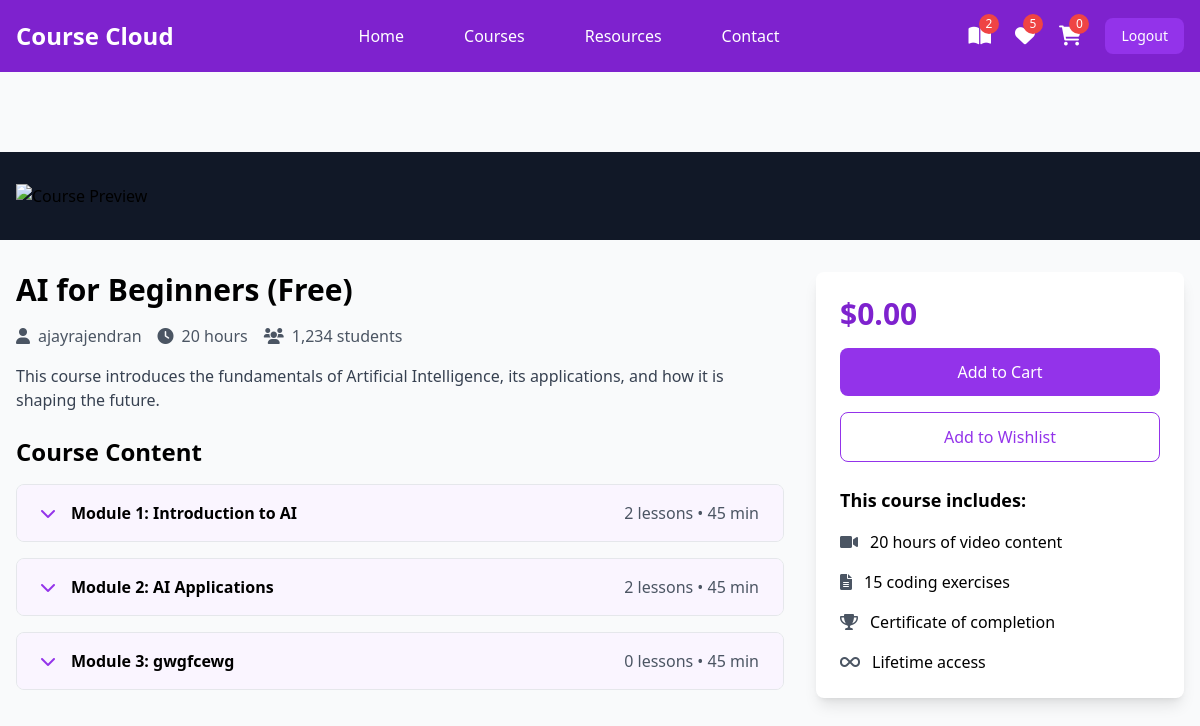
Page /student/courses/5/ (signed in) on the committed database.
### instructor/models.py (models this page shows, shortened)
class User(AbstractUser):
    ROLE_CHOICES =(
        ("instructor","Instructor"),
        ("student","Student")
    )
    role=models.CharField(max_length=20,choices=ROLE_CHOICES,default="student")

class Course(models.Model):
    title=models.CharField(max_length=200)
    description=models.TextField()
    price=models.DecimalField(decimal_places=2,max_digits=7)
    owner=models.ForeignKey(User,on_delete=models.SET_NULL,related_name="courses",null=True)
    is_free=models.BooleanField(default=False)
    picture=models.ImageField(upload_to="courseimages",null=True,blank=True,default="courseimages/default.png")
    thumbnail=EmbedVideoField()
    category_objects=models.ManyToManyField(Category)
    created_at=models.DateTimeField(auto_now_add=True)
    updated_at=models.DateTimeField(auto_now=True)

class Module(models.Model):
    title=models.CharField(max_length=200)
    course_object=models.ForeignKey(Course,on_delete=models.CASCADE,related_name="modules")
    order=models.PositiveIntegerField()

### student/views.py (the view)
# urls.py: path("courses/<int:pk>/",views.CourseDetailView.as_view(),name="course-detail"),
@method_decorator(signin_required,name="dispatch")
class CourseDetailView(View):
    def get(self,request,*args,**kwargs):
        id=kwargs.get("pk")
        course_instance=Course.objects.get(id=id)
        return render(request,"course_detail.html",{"course":course_instance})

### student/context_processors.py (called while the page is built)
def course_context(request):
    count=0
    if request.user.is_authenticated:
        orders=request.user.purchase.filter(is_paid=True)
        count=len([c for o in orders for c in o.course_objects.all()])
    return {"count":count}

### student/templates/course_detail.html (shortened to what this page needs)
{%extends 'base.html'%}
{%load embed_video_tags%}
{%block main_block%}
 <div class="pt-20">
    <div class="bg-gray-900 w-full">
        <div class="max-w-screen-xl mx-auto px-4 py-8">
            <div class="aspect-w-16 aspect-h-9">
                <img src="/api/placeholder/1200/675" alt="Course Preview" class="w-full max-h-[600px] object-cover">
            </div>
        </div>
    </div>
    <div class="max-w-screen-xl mx-auto px-4 py-8 grid grid-cols-1 lg:grid-cols-3 gap-8">
        <div class="lg:col-span-2">
            <h1 class="text-3xl font-bold mb-4">{{course.title}}</h1>
            <div class="flex items-center mb-4 text-gray-600">
                <span class="mr-4"><i class="fas fa-user mr-2"></i>{{course.owner}}</span>
                <span class="mr-4"><i class="fas fa-clock mr-2"></i>20 hours</span>
                <span><i class="fas fa-users mr-2"></i>1,234 students</span>
            </div>
            <p class="text-gray-700 mb-6">{{course.description}}</p>
            <div class="space-y-4">
                <h2 class="text-2xl font-bold mb-4">Course Content</h2>
                {%for module in course.modules.all%}
                <div class="border rounded-lg overflow-hidden">
                    <button class="w-full px-6 py-4 bg-purple-50 hover:bg-purple-100 flex items-center justify-between" onclick="toggleModule('module{{forloop.counter}}')">
                        <div class="flex items-center">
                            <i class="fas fa-chevron-down mr-4 text-purple-600"></i>
                            <span class="font-semibold">Module {{forloop.counter}}: {{module.title}}</span>
                        </div>
                        <span class="text-gray-600">{{module.lessons.all.count}} lessons • 45 min</span>
                    </button>
                </div>
                {%endfor%}
            </div>
        </div>
        <div class="lg:col-span-1">
            <div class="bg-white p-6 rounded-lg shadow-lg sticky top-24">
                <div class="text-3xl font-bold mb-4 text-purple-700">${{course.price}}</div>
                <a href="{%url 'add-to-cart' course.id%}">
                    <button class="w-full bg-purple-600 text-white py-3 rounded-lg mb-4 hover:bg-purple-700 transition duration-300">
                        Add to Cart
                    </button>
                </a>
                <button class="w-full border border-purple-600 text-purple-600 py-3 rounded-lg mb-6 hover:bg-purple-50 transition duration-300">
                    Add to Wishlist
                </button>
                <div class="space-y-4">
                    <h3 class="font-bold text-lg">This course includes:</h3>
                    <div class="flex items-center">
                        <i class="fas fa-video mr-3 text-gray-600"></i>
                        <span>20 hours of video content</span>
                    </div>
                    <div class="flex items-center">
                        <i class="fas fa-file-alt mr-3 text-gray-600"></i>
                        <span>15 coding exercises</span>
                    </div>
                    <div class="flex items-center">
                        <i class="fas fa-trophy mr-3 text-gray-600"></i>
                        <span>Certificate of completion</span>
                    </div>
                    <div class="flex items-center">
                        <i class="fas fa-infinity mr-3 text-gray-600"></i>
                        <span>Lifetime access</span>
                    </div>
                </div>
            </div>
        </div>
    </div>
</div>
{%endblock%}

### student/templates/base.html (shortened to what this page needs)
<!DOCTYPE html>
<html lang="en">
<head>
    <script src="https://cdn.tailwindcss.com"></script>
    <link href="https://cdnjs.cloudflare.com/ajax/libs/font-awesome/6.0.0/css/all.min.css" rel="stylesheet">
</head>
<body class="bg-gray-50">
    <nav class="bg-purple-700 fixed w-full z-20 top-0 left-0 sticky">
        <div class="max-w-screen-xl flex flex-wrap items-center justify-between mx-auto p-4">
            <a href="#" class="flex items-center">
                <span class="self-center text-2xl font-semibold text-white">Course Cloud</span>
            </a>
            <div class="items-center justify-between hidden w-full md:flex md:w-auto md:order-1">
                <ul class="flex flex-col p-4 md:p-0 mt-4 font-medium md:flex-row md:space-x-8 md:mt-0">
                    <li><a href="#" class="block py-2 pl-3 pr-4 text-white hover:text-purple-200">Home</a></li>
                    <li><a href="#" class="block py-2 pl-3 pr-4 text-white hover:text-purple-200">Courses</a></li>
                    <li><a href="#" class="block py-2 pl-3 pr-4 text-white hover:text-purple-200">Resources</a></li>
                    <li><a href="#" class="block py-2 pl-3 pr-4 text-white hover:text-purple-200">Contact</a></li>
                </ul>
            </div>
            <div class="flex items-center space-x-6 md:order-2">
                <div class="relative group">
                    <a href="{%url 'my-courses'%}" class="text-white hover:text-purple-200">
                        <i class="fas fa-book-open text-xl"></i>
                        <span class="absolute -top-2 -right-2 bg-red-500 text-white text-xs rounded-full h-5 w-5 flex items-center justify-center">{{count}}</span>
                    </a>
                </div>
                <div class="relative group">
                    <a href="#" class="text-white hover:text-purple-200">
                        <i class="fas fa-heart text-xl"></i>
                        <span class="absolute -top-2 -right-2 bg-red-500 text-white text-xs rounded-full h-5 w-5 flex items-center justify-center">5</span>
                    </a>
                </div>
                <div class="relative group">
                    <a href="{%url 'cart-summary'%}" class="text-white hover:text-purple-200">
                        <i class="fas fa-shopping-cart text-xl"></i>
                        <span class="absolute -top-2 -right-2 bg-red-500 text-white text-xs rounded-full h-5 w-5 flex items-center justify-center">{{request.user.basket.all.count}}</span>
                    </a>
                </div>
                <a href="{%url 'signout'%}">
                    <button class="text-white bg-purple-600 hover:bg-purple-800 focus:ring-4 focus:outline-none focus:ring-purple-300 font-medium rounded-lg text-sm px-4 py-2 text-center">
                        Logout
                    </button>
                </a>
            </div>
        </div>
    </nav>
    {%block main_block%}
     {%endblock%}
</body>
</html>

### rows in the picture
User: user.basket.all.count "0"
Course: title "AI for Beginners (Free)", owner "ajayrajendran", description "This course introduces the fundamentals of Artificial Intelligence, its applications, and how it is shaping the future.", price "0.00"
Module: title "Introduction to AI", lessons.all.count "2"
Module: title "AI Applications", lessons.all.count "2"
Module: title "gwgfcewg", lessons.all.count "0"

### other values in the picture
{{ count }} "2"
